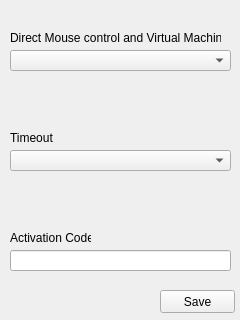
<?xml version="1.0" encoding="UTF-8"?>
<ui version="4.0">
 <class>setup_form</class>
 <widget class="QWidget" name="setup_form">
  <property name="geometry">
   <rect>
    <x>0</x>
    <y>0</y>
    <width>240</width>
    <height>320</height>
   </rect>
  </property>
  <property name="minimumSize">
   <size>
    <width>240</width>
    <height>320</height>
   </size>
  </property>
  <property name="maximumSize">
   <size>
    <width>240</width>
    <height>320</height>
   </size>
  </property>
  <property name="windowTitle">
   <string>Setup</string>
  </property>
  <property name="toolTip">
   <string/>
  </property>
  <widget class="QComboBox" name="comboBox_vm">
   <property name="geometry">
    <rect>
     <x>10</x>
     <y>50</y>
     <width>221</width>
     <height>21</height>
    </rect>
   </property>
   <property name="toolTip">
    <string notr="true">&lt;html&gt;&lt;head/&gt;&lt;body&gt;&lt;p&gt;Choose if you want to have direct access to VirtualBox via API or whether the bot should simply move the mouse.&lt;/p&gt;&lt;p&gt;The dropdown will automatically show all available virtualbox virtualmachines.&lt;/p&gt;&lt;/body&gt;&lt;/html&gt;</string>
   </property>
   <property name="statusTip">
    <string notr="true">Statustip</string>
   </property>
   <property name="whatsThis">
    <string>wahtst this</string>
   </property>
   <property name="accessibleName">
    <string/>
   </property>
   <property name="accessibleDescription">
    <string/>
   </property>
  </widget>
  <widget class="QComboBox" name="comboBox_2">
   <property name="geometry">
    <rect>
     <x>10</x>
     <y>150</y>
     <width>221</width>
     <height>21</height>
    </rect>
   </property>
   <property name="toolTip">
    <string notr="true">Shows after how many seconds of discovering the buttons a timeout will be triggered, assuming you have reached the montecarlo simulation by then. </string>
   </property>
  </widget>
  <widget class="QLabel" name="label">
   <property name="geometry">
    <rect>
     <x>10</x>
     <y>30</y>
     <width>211</width>
     <height>16</height>
    </rect>
   </property>
   <property name="text">
    <string>Direct Mouse control and Virtual Machines</string>
   </property>
  </widget>
  <widget class="QLabel" name="label_2">
   <property name="geometry">
    <rect>
     <x>10</x>
     <y>130</y>
     <width>111</width>
     <height>16</height>
    </rect>
   </property>
   <property name="text">
    <string>Timeout</string>
   </property>
  </widget>
  <widget class="QLabel" name="label_3">
   <property name="geometry">
    <rect>
     <x>10</x>
     <y>230</y>
     <width>81</width>
     <height>16</height>
    </rect>
   </property>
   <property name="text">
    <string>Activation Code</string>
   </property>
  </widget>
  <widget class="QLineEdit" name="lineEdit">
   <property name="geometry">
    <rect>
     <x>10</x>
     <y>250</y>
     <width>221</width>
     <height>21</height>
    </rect>
   </property>
   <property name="toolTip">
    <string/>
   </property>
   <property name="toolTipDuration">
    <number>10</number>
   </property>
   <property name="statusTip">
    <string comment="fddddd" extracomment="dd"/>
   </property>
   <property name="whatsThis">
    <string notr="true">More info available later</string>
   </property>
  </widget>
  <widget class="QPushButton" name="pushButton_save">
   <property name="geometry">
    <rect>
     <x>160</x>
     <y>290</y>
     <width>75</width>
     <height>23</height>
    </rect>
   </property>
   <property name="text">
    <string>Save</string>
   </property>
  </widget>
 </widget>
 <resources/>
 <connections/>
</ui>
